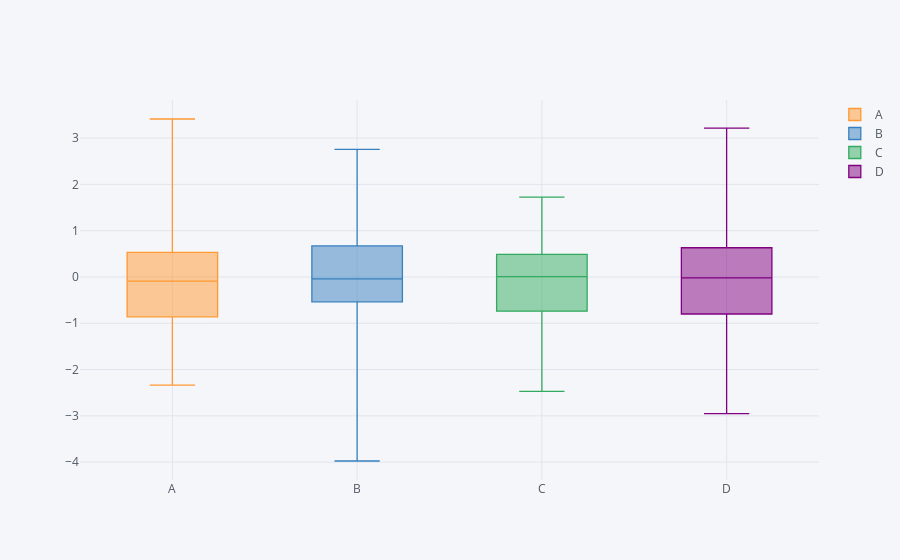

Notebook cell for this chart:
### Markdown cell above
## Box Plots

### Code cell
#creating boxplot
df.iplot(kind='box')
